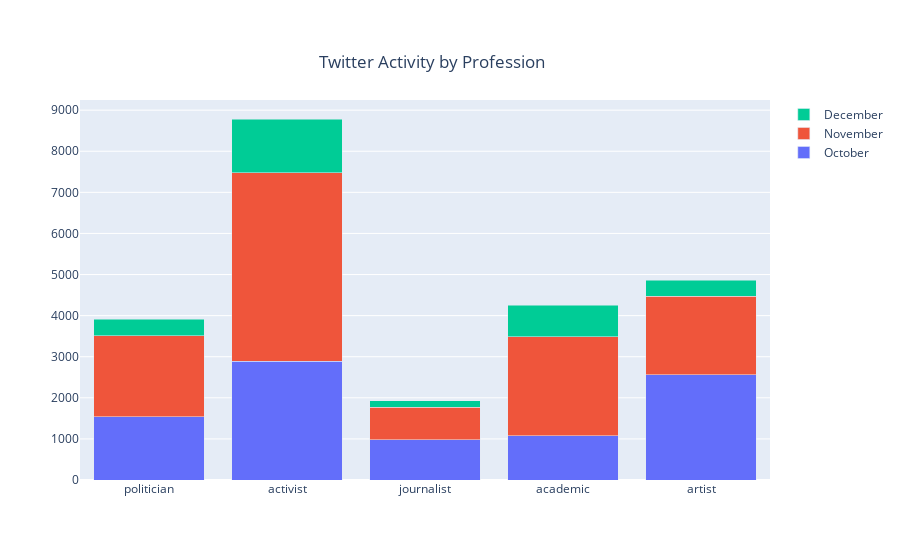

Source (notebook cell):
### Code cell
import plotly.express as px
import plotly.graph_objs as go

fig = go.Figure(data=[go.Bar(x=uniqueprofs,y=oprofct,name='October'),
                      go.Bar(x=uniqueprofs,y=nprofct,name='November'),
                      go.Bar(x=uniqueprofs,y=dprofct,name='December')])
# Change the bar mode
fig.update_layout(barmode='stack')
fig.update_layout(
    title={
        'text': "Twitter Activity by Profession",
        'y':0.9,
        'x':0.48,
        'xanchor': 'center',
        'yanchor': 'top'})
fig.show()

### Figure 1 — Plotly figure (JSON) as saved in the notebook; plotly's stock layout.template omitted (floating-point values rounded to 4 significant figures)
{"data": [{"name": "October", "type": "bar", "x": ["politician", "activist", "journalist", "academic", "artist"], "y": [1540, 2887, 974, 1075, 2565]}, {"name": "November", "type": "bar", "x": ["politician", "activist", "journalist", "academic", "artist"], "y": [1976, 4589, 793, 2408, 1904]}, {"name": "December", "type": "bar", "x": ["politician", "activist", "journalist", "academic", "artist"], "y": [397, 1309, 156, 772, 394]}], "layout": {"barmode": "stack", "title": {"text": "Twitter Activity by Profession", "x": 0.48, "xanchor": "center", "y": 0.9, "yanchor": "top"}}}
